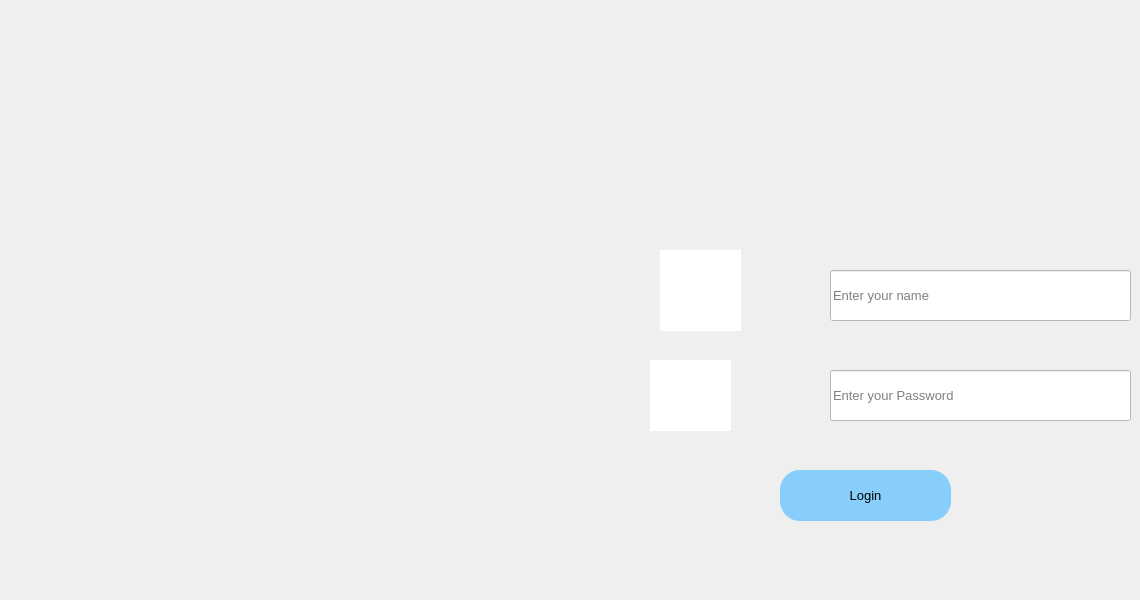
    <widget class="QWidget" name="tab">
     <attribute name="title">
      <string>login</string>
     </attribute>
     <widget class="QLineEdit" name="name">
      <property name="geometry">
       <rect>
        <x>830</x>
        <y>270</y>
        <width>301</width>
        <height>51</height>
       </rect>
      </property>
      <property name="styleSheet">
       <string notr="true">background-color:rgb(255, 255, 255);font-size:10pt;</string>
      </property>
      <property name="placeholderText">
       <string>Enter your name</string>
      </property>
     </widget>
     <widget class="QPushButton" name="button">
      <property name="geometry">
       <rect>
        <x>780</x>
        <y>470</y>
        <width>171</width>
        <height>51</height>
       </rect>
      </property>
      <property name="styleSheet">
       <string notr="true">background-color:rgb(135,206,250);font-size:10pt;border-radius:20</string>
      </property>
      <property name="text">
       <string>Login</string>
      </property>
     </widget>
     <widget class="QLabel" name="label_4">
      <property name="geometry">
       <rect>
        <x>660</x>
        <y>250</y>
        <width>81</width>
        <height>81</height>
       </rect>
      </property>
      <property name="styleSheet">
       <string notr="true">background-color:rgb(255, 255, 255);font-size:10pt;</string>
      </property>
      <property name="text">
       <string/>
      </property>
      <property name="pixmap">
       <pixmap>icons8-username-50.png</pixmap>
      </property>
      <property name="scaledContents">
       <bool>true</bool>
      </property>
     </widget>
     <widget class="QLineEdit" name="password">
      <property name="geometry">
       <rect>
        <x>830</x>
        <y>370</y>
        <width>301</width>
        <height>51</height>
       </rect>
      </property>
      <property name="styleSheet">
       <string notr="true">background-color:rgb(255, 255, 255);font-size:10pt;</string>
      </property>
      <property name="echoMode">
       <enum>QLineEdit::Password</enum>
      </property>
      <property name="placeholderText">
       <string>Enter your Password </string>
      </property>
     </widget>
     <widget class="QLabel" name="label_5">
      <property name="geometry">
       <rect>
        <x>730</x>
        <y>50</y>
        <width>251</width>
        <height>181</height>
       </rect>
      </property>
      <property name="whatsThis">
       <string>&lt;html&gt;&lt;head/&gt;&lt;body&gt;&lt;p&gt;&lt;span style=&quot; font-size:36pt;&quot;&gt;Login&lt;/span&gt;&lt;/p&gt;&lt;/body&gt;&lt;/html&gt;</string>
      </property>
      <property name="styleSheet">
       <string notr="true">color:rgb(255, 255, 0);font-size:60pt;text-align: center;</string>
      </property>
      <property name="text">
       <string/>
      </property>
      <property name="pixmap">
       <pixmap>customers-icon-35906.png</pixmap>
      </property>
      <property name="scaledContents">
       <bool>true</bool>
      </property>
     </widget>
     <widget class="QLabel" name="label_6">
      <property name="geometry">
       <rect>
        <x>650</x>
        <y>360</y>
        <width>81</width>
        <height>71</height>
       </rect>
      </property>
      <property name="styleSheet">
       <string notr="true">background-color:rgb(255, 255, 255);font-size:10pt;</string>
      </property>
      <property name="text">
       <string/>
      </property>
      <property name="pixmap">
       <pixmap>icons8-password-50.png</pixmap>
      </property>
      <property name="scaledContents">
       <bool>true</bool>
      </property>
     </widget>
     <widget class="QLabel" name="label">
      <property name="geometry">
       <rect>
        <x>-10</x>
        <y>-20</y>
        <width>601</width>
        <height>591</height>
       </rect>
      </property>
      <property name="text">
       <string/>
      </property>
      <property name="pixmap">
       <pixmap>istockphoto-921293534-170667a.jpg</pixmap>
      </property>
      <property name="scaledContents">
       <bool>true</bool>
      </property>
     </widget>
    </widget>
